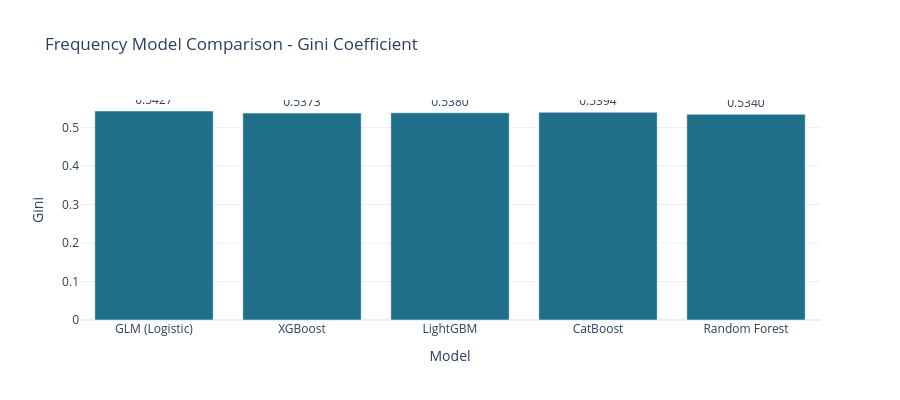

The code cell stored with this chart in its notebook:
### Code cell
# Visual comparison of frequency Gini scores (Plotly)
freq_df = pd.DataFrame(freq_results)
fig = px.bar(freq_df, x="Model", y="Gini", text="Gini",
    color_discrete_sequence=["#1f6f8b"],
    title="Frequency Model Comparison - Gini Coefficient")
fig.update_traces(textposition="outside", texttemplate="%{text:.4f}")
fig.update_layout(template="plotly_white", height=400, yaxis_title="Gini")
fig.show()

### Figure 1 — Plotly figure (JSON) as saved in the notebook; plotly's stock layout.template omitted (floating-point values rounded to 4 significant figures)
{"data": [{"hovertemplate": "Model=%{x}<br>Gini=%{text}<extra></extra>", "legendgroup": "", "marker": {"color": "#1f6f8b", "pattern": {"shape": ""}}, "name": "", "orientation": "v", "showlegend": false, "text": [0.5427, 0.5373, 0.538, 0.5394, 0.534], "textposition": "outside", "texttemplate": "%{text:.4f}", "type": "bar", "x": ["GLM (Logistic)", "XGBoost", "LightGBM", "CatBoost", "Random Forest"], "xaxis": "x", "y": [0.5427, 0.5373, 0.538, 0.5394, 0.534], "yaxis": "y"}], "layout": {"barmode": "relative", "height": 400, "legend": {"tracegroupgap": 0}, "title": {"text": "Frequency Model Comparison - Gini Coefficient"}, "xaxis": {"anchor": "y", "domain": [0, 1], "title": {"text": "Model"}}, "yaxis": {"anchor": "x", "domain": [0, 1], "title": {"text": "Gini"}}}}
